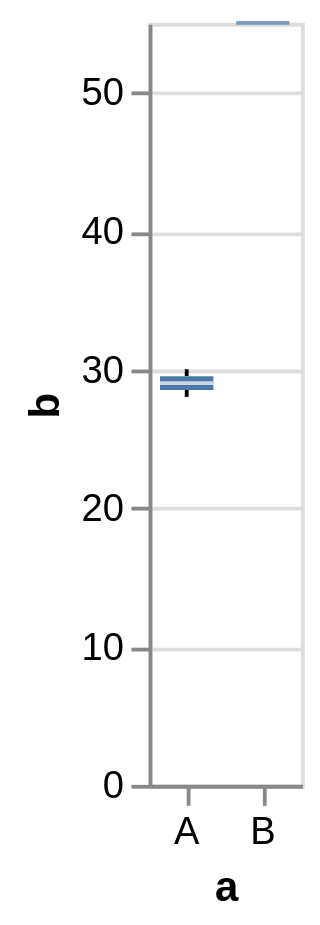

The Vega-Lite source for this figure:
### Vega specification from a JSON file in a GitHub repository (floating-point values rounded to 4 significant figures)
{"$schema": "https://vega.github.io/schema/vega/v5.json", "description": "A simple bar chart with embedded data.", "background": "white", "padding": 5, "height": 200, "style": "cell", "data": [{"name": "source_0", "values": [{"a": "A", "b": 28}, {"a": "A", "b": 30}, {"a": "B", "b": 55}]}, {"name": "data_1", "source": "source_0", "transform": [{"type": "joinaggregate", "as": ["lower_box_b", "upper_box_b"], "ops": ["q1", "q3"], "fields": ["b", "b"], "groupby": ["a"]}]}, {"name": "data_2", "source": "data_1", "transform": [{"type": "filter", "expr": "(datum[\"b\"] < datum[\"lower_box_b\"] - 1.5 * (datum[\"upper_box_b\"] - datum[\"lower_box_b\"])) || (datum[\"b\"] > datum[\"upper_box_b\"] + 1.5 * (datum[\"upper_box_b\"] - datum[\"lower_box_b\"]))"}, {"type": "filter", "expr": "isValid(datum[\"b\"]) && isFinite(+datum[\"b\"])"}]}, {"name": "data_3", "source": "data_1", "transform": [{"type": "filter", "expr": "(datum[\"lower_box_b\"] - 1.5 * (datum[\"upper_box_b\"] - datum[\"lower_box_b\"]) <= datum[\"b\"]) && (datum[\"b\"] <= datum[\"upper_box_b\"] + 1.5 * (datum[\"upper_box_b\"] - datum[\"lower_box_b\"]))"}, {"type": "aggregate", "groupby": ["a"], "ops": ["min", "max", "min", "max"], "fields": ["b", "b", "lower_box_b", "upper_box_b"], "as": ["lower_whisker_b", "upper_whisker_b", "lower_box_b", "upper_box_b"]}]}, {"name": "data_4", "source": "data_3", "transform": [{"type": "filter", "expr": "isValid(datum[\"lower_whisker_b\"]) && isFinite(+datum[\"lower_whisker_b\"])"}]}, {"name": "data_5", "source": "data_3", "transform": [{"type": "filter", "expr": "isValid(datum[\"upper_box_b\"]) && isFinite(+datum[\"upper_box_b\"])"}]}, {"name": "data_6", "source": "source_0", "transform": [{"type": "aggregate", "groupby": ["a"], "ops": ["q1", "q3", "median", "min", "max"], "fields": ["b", "b", "b", "b", "b"], "as": ["lower_box_b", "upper_box_b", "mid_box_b", "min_b", "max_b"]}]}, {"name": "data_7", "source": "data_6", "transform": [{"type": "filter", "expr": "isValid(datum[\"lower_box_b\"]) && isFinite(+datum[\"lower_box_b\"])"}]}, {"name": "data_8", "source": "data_6", "transform": [{"type": "filter", "expr": "isValid(datum[\"mid_box_b\"]) && isFinite(+datum[\"mid_box_b\"])"}]}], "signals": [{"name": "x_step", "value": 20}, {"name": "width", "update": "bandspace(domain('x').length, 0, 0) * x_step"}], "marks": [{"name": "layer_0_layer_0_marks", "type": "symbol", "style": ["point", "boxplot-outliers"], "from": {"data": "data_2"}, "encode": {"update": {"opacity": {"value": 0.7}, "fill": {"value": "transparent"}, "stroke": {"value": "#4c78a8"}, "ariaRoleDescription": {"value": "point"}, "description": {"signal": "\"a: \" + (isValid(datum[\"a\"]) ? datum[\"a\"] : \"\"+datum[\"a\"]) + \"; b: \" + (format(datum[\"b\"], \"\"))"}, "x": {"scale": "x", "field": "a", "band": 0.5}, "y": {"scale": "y", "field": "b"}}}}, {"name": "layer_0_layer_1_layer_0_marks", "type": "rule", "style": ["rule", "boxplot-rule"], "aria": false, "from": {"data": "data_4"}, "encode": {"update": {"stroke": {"value": "black"}, "tooltip": {"signal": "{\"Upper Whisker of b\": format(datum[\"upper_whisker_b\"], \"\"), \"Lower Whisker of b\": format(datum[\"lower_whisker_b\"], \"\"), \"a\": isValid(datum[\"a\"]) ? datum[\"a\"] : \"\"+datum[\"a\"]}"}, "x": {"scale": "x", "field": "a", "band": 0.5}, "y": {"scale": "y", "field": "lower_whisker_b"}, "y2": {"scale": "y", "field": "lower_box_b"}}}}, {"name": "layer_0_layer_1_layer_1_marks", "type": "rule", "style": ["rule", "boxplot-rule"], "aria": false, "from": {"data": "data_5"}, "encode": {"update": {"stroke": {"value": "black"}, "tooltip": {"signal": "{\"Upper Whisker of b\": format(datum[\"upper_whisker_b\"], \"\"), \"Lower Whisker of b\": format(datum[\"lower_whisker_b\"], \"\"), \"a\": isValid(datum[\"a\"]) ? datum[\"a\"] : \"\"+datum[\"a\"]}"}, "x": {"scale": "x", "field": "a", "band": 0.5}, "y": {"scale": "y", "field": "upper_box_b"}, "y2": {"scale": "y", "field": "upper_whisker_b"}}}}, {"name": "layer_1_layer_0_marks", "type": "rect", "style": ["bar", "boxplot-box"], "from": {"data": "data_7"}, "encode": {"update": {"ariaRoleDescription": {"value": "box"}, "fill": {"value": "#4c78a8"}, "tooltip": {"signal": "{\"Max of b\": format(datum[\"max_b\"], \"\"), \"Q3 of b\": format(datum[\"upper_box_b\"], \"\"), \"Median of b\": format(datum[\"mid_box_b\"], \"\"), \"Q1 of b\": format(datum[\"lower_box_b\"], \"\"), \"Min of b\": format(datum[\"min_b\"], \"\"), \"a\": isValid(datum[\"a\"]) ? datum[\"a\"] : \"\"+datum[\"a\"]}"}, "description": {"signal": "\"a: \" + (isValid(datum[\"a\"]) ? datum[\"a\"] : \"\"+datum[\"a\"]) + \"; b: \" + (format(datum[\"lower_box_b\"], \"\")) + \"; upper_box_b: \" + (format(datum[\"upper_box_b\"], \"\")) + \"; Max of b: \" + (format(datum[\"max_b\"], \"\")) + \"; Q3 of b: \" + (format(datum[\"upper_box_b\"], \"\")) + \"; Median of b: \" + (format(datum[\"mid_box_b\"], \"\")) + \"; Q1 of b: \" + (format(datum[\"lower_box_b\"], \"\")) + \"; Min of b: \" + (format(datum[\"min_b\"], \"\"))"}, "xc": {"scale": "x", "field": "a", "band": 0.5}, "width": {"value": 14}, "y": {"scale": "y", "field": "lower_box_b"}, "y2": {"scale": "y", "field": "upper_box_b"}}}}, {"name": "layer_1_layer_1_marks", "type": "rect", "style": ["tick", "boxplot-median"], "aria": false, "from": {"data": "data_8"}, "encode": {"update": {"opacity": {"value": 0.7}, "fill": [{"test": "datum['lower_box_b'] >= datum['upper_box_b']", "value": "#4c78a8"}, {"value": "white"}], "tooltip": {"signal": "{\"Max of b\": format(datum[\"max_b\"], \"\"), \"Q3 of b\": format(datum[\"upper_box_b\"], \"\"), \"Median of b\": format(datum[\"mid_box_b\"], \"\"), \"Q1 of b\": format(datum[\"lower_box_b\"], \"\"), \"Min of b\": format(datum[\"min_b\"], \"\"), \"a\": isValid(datum[\"a\"]) ? datum[\"a\"] : \"\"+datum[\"a\"]}"}, "xc": {"scale": "x", "field": "a", "band": 0.5}, "yc": {"scale": "y", "field": "mid_box_b"}, "width": {"value": 14}, "height": {"value": 1}}}}], "scales": [{"name": "x", "type": "band", "domain": {"fields": [{"data": "data_2", "field": "a"}, {"data": "data_4", "field": "a"}, {"data": "data_5", "field": "a"}, {"data": "data_7", "field": "a"}, {"data": "data_8", "field": "a"}], "sort": true}, "range": {"step": {"signal": "x_step"}}, "paddingInner": 0, "paddingOuter": 0}, {"name": "y", "type": "linear", "domain": {"fields": [{"data": "data_2", "field": "b"}, {"data": "data_4", "field": "lower_whisker_b"}, {"data": "data_4", "field": "lower_box_b"}, {"data": "data_5", "field": "upper_box_b"}, {"data": "data_5", "field": "upper_whisker_b"}, {"data": "data_7", "field": "lower_box_b"}, {"data": "data_7", "field": "upper_box_b"}, {"data": "data_8", "field": "mid_box_b"}]}, "range": [{"signal": "height"}, 0], "nice": true, "zero": true}], "axes": [{"scale": "y", "orient": "left", "gridScale": "x", "grid": true, "tickCount": {"signal": "ceil(height/40)"}, "domain": false, "labels": false, "aria": false, "maxExtent": 0, "minExtent": 0, "ticks": false, "zindex": 0}, {"scale": "x", "orient": "bottom", "grid": false, "title": "a", "labelAngle": 0, "labelBaseline": "top", "zindex": 0}, {"scale": "y", "orient": "left", "grid": false, "title": "b", "labelOverlap": true, "tickCount": {"signal": "ceil(height/40)"}, "zindex": 0}]}
